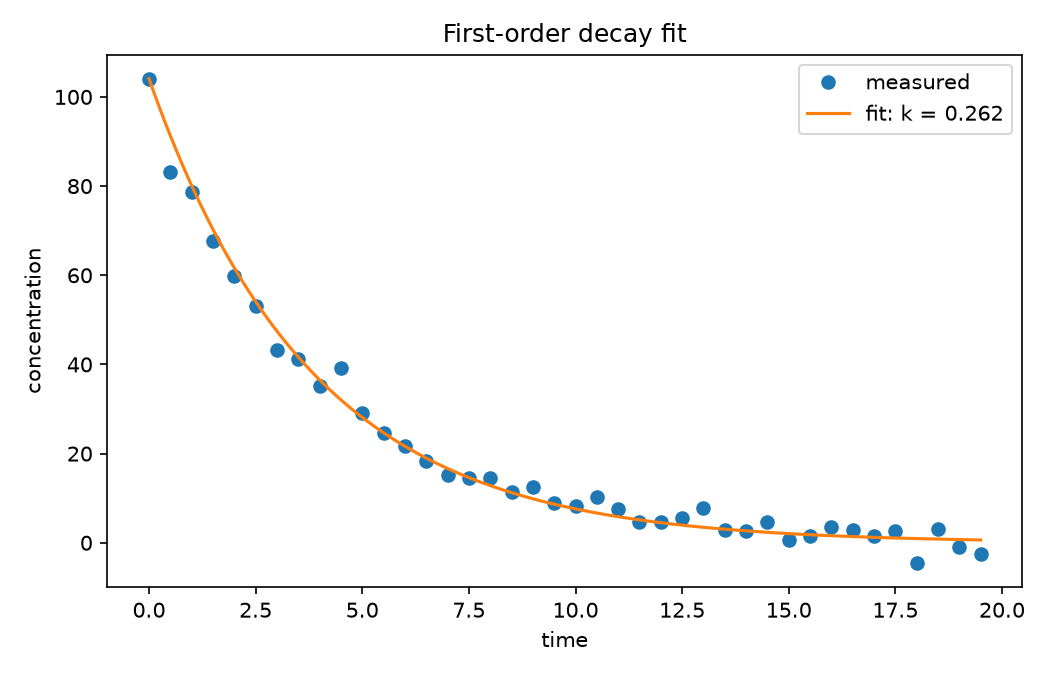

This figure's Python source:
"""
PW2 Lab B Part 3 -- fit a reaction's rate constant to measured data.

A first-order reaction decays as  C(t) = C0 * exp(-k*t).
Run:  python kinetics.py
"""
import numpy as np
import matplotlib.pyplot as plt
from scipy.optimize import minimize

# TODO 1: read data
data = np.loadtxt("kinetics.csv", delimiter=",", skiprows=1)
t, C = data[:, 0], data[:, 1]
C0 = C[0]

# TODO 2: total error
def total_error(k):
    k = np.ravel(k)[0]          # minimize passes an array
    return np.sum((C - C0*np.exp(-k*t))**2)

# TODO 3: minimise
res = minimize(total_error, x0=[0.5], method="SLSQP", bounds=[(0, 5)])
k_fit = res.x[0]
print(f"Fitted rate constant k = {k_fit:.4f}")
print(f"C0 = {C0:.3f}, total error = {res.fun:.3f}")

# TODO 4: plot
tt = np.linspace(t.min(), t.max(), 300)
plt.figure(figsize=(7, 4.5))
plt.plot(t, C, "o", label="measured")
plt.plot(tt, C0*np.exp(-k_fit*tt), "-", label=f"fit: k = {k_fit:.3f}")
plt.xlabel("time"); plt.ylabel("concentration")
plt.title("First-order decay fit"); plt.legend(); plt.tight_layout()
plt.savefig("kinetics.png", dpi=150)
